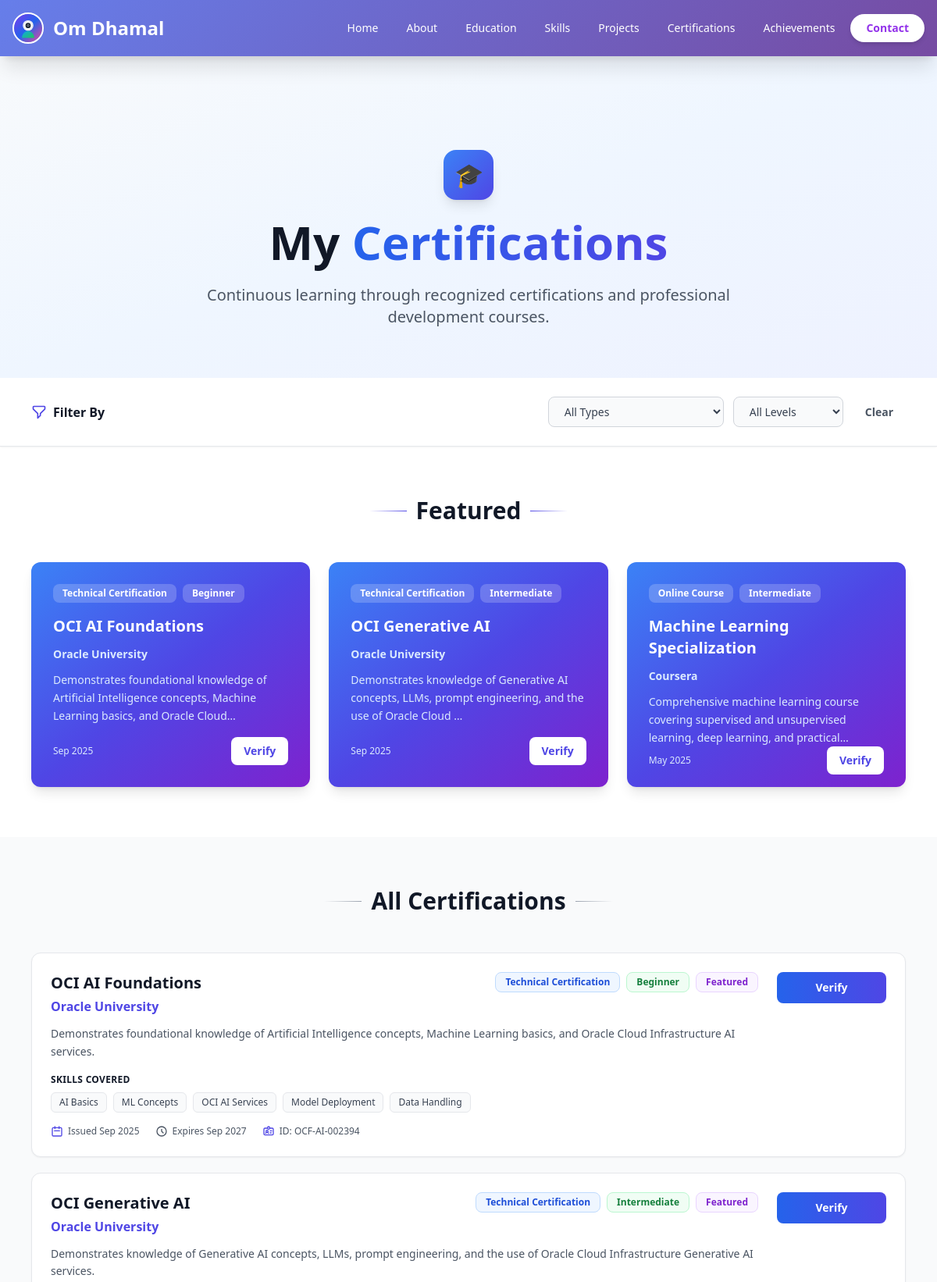
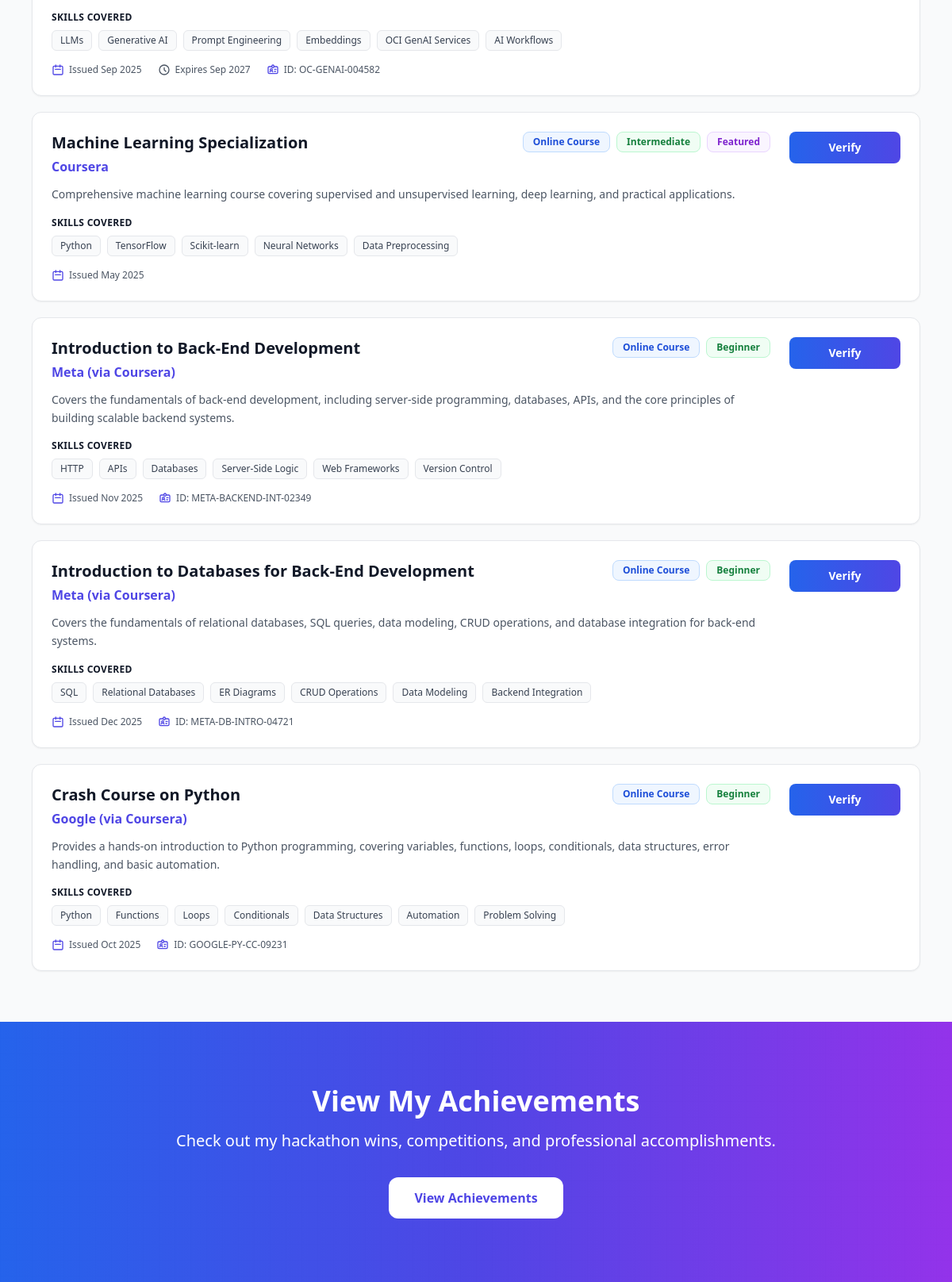
Page /certifications/ on the committed database (2 pictures, top to bottom).
### portfolio_app/models.py (models this page shows, shortened)
class Certification(models.Model):
    TYPE_CHOICES = [
        ('foundational', 'Foundational Certification'),
        ('associate', 'Associate Certification'),
        ('technical', 'Technical Certification'),
        ('professional', 'Professional Certification'),
        ('university', 'University Course'),
        ('online', 'Online Course'),
        ('course_completion', 'Course Completion'),
    ]
    LEVEL_CHOICES = [
        ('beginner', 'Beginner'),
        ('intermediate', 'Intermediate'),
        ('advanced', 'Advanced'),
        ('expert', 'Expert'),
    ]
    title = models.CharField(max_length=200)
    issuing_organization = models.CharField(max_length=200)
    issue_date = models.DateField()
    expiration_date = models.DateField(blank=True, null=True)
    credential_id = models.CharField(max_length=100, blank=True, null=True)
    credential_url = models.URLField(blank=True, null=True)
    certificate_image = models.ImageField(upload_to='certificates/', blank=True, null=True)
    certification_type = models.CharField(max_length=20, choices=TYPE_CHOICES, default='technical')
    skill_level = models.CharField(max_length=20, choices=LEVEL_CHOICES, default='intermediate')
    description = models.TextField(blank=True, null=True)
    skills_covered = models.TextField(help_text="Comma-separated list of skills covered", blank=True, null=True)
    display_order = models.IntegerField(default=0)
    featured = models.BooleanField(default=False)
    is_active = models.BooleanField(default=True)
    created_at = models.DateTimeField(auto_now_add=True)
    updated_at = models.DateTimeField(auto_now=True)
    class Meta:
        ordering = ['display_order', '-issue_date']
        verbose_name_plural = "Certifications"
    def is_expired(self):
        if self.expiration_date:
            from django.utils import timezone
            return self.expiration_date < timezone.now().date()
        return False
    def is_expiring_soon(self):
        if self.expiration_date:
            from django.utils import timezone
            from datetime import timedelta
            return self.expiration_date <= timezone.now().date() + timedelta(days=90)
        return False
    def get_skills_list(self):
        if self.skills_covered:
            return [skill.strip() for skill in self.skills_covered.split(',') if skill.strip()]
        return []

### portfolio_app/views.py (the view)
# urls.py: path('certifications/', views.certifications, name='certifications'),
def certifications(request):
    cert_type = request.GET.get('type', '')
    level = request.GET.get('level', '')
    certifications_list = Certification.objects.filter(is_active=True)
    if cert_type:
        certifications_list = certifications_list.filter(certification_type=cert_type)
    if level:
        certifications_list = certifications_list.filter(skill_level=level)
    featured_certifications = certifications_list.filter(featured=True)
    context = {
        'certifications': certifications_list,
        'featured_certifications': featured_certifications,
        'cert_types': Certification.TYPE_CHOICES,
        'level_choices': Certification.LEVEL_CHOICES,
        'current_type': cert_type,
        'current_level': level,
    }
    return render(request, 'certifications.html', context)

### portfolio_app/templates/certifications.html (shortened to what this page needs)
{% extends 'base.html' %}
{% block content %}
<section class="pt-32 pb-16 bg-gradient-to-br from-slate-50 via-blue-50 to-indigo-50 relative overflow-hidden">
    <div class="absolute inset-0 bg-grid-pattern opacity-5"></div>
    <div class="max-w-6xl mx-auto px-4 text-center relative z-10">
        <div class="inline-block mb-6" data-aos="fade-down">
            <div class="w-16 h-16 bg-gradient-to-br from-blue-500 to-indigo-600 rounded-2xl flex items-center justify-center shadow-lg">
                <span class="text-3xl">🎓</span>
            </div>
        </div>
        <h1 class="text-5xl md:text-6xl font-bold text-gray-900 mb-6" data-aos="fade-up">
            My <span class="bg-gradient-to-r from-blue-600 to-indigo-600 bg-clip-text text-transparent">Certifications</span>
        </h1>
        <p class="text-xl text-gray-600 max-w-2xl mx-auto" data-aos="fade-up" data-aos-delay="100">
            Continuous learning through recognized certifications and professional development courses.
        </p>
    </div>
</section>
<section class="py-6 bg-white border-b border-gray-200 sticky top-0 z-40 shadow-sm">
    <div class="max-w-6xl mx-auto px-4">
        <div class="flex flex-col md:flex-row gap-4 justify-between items-center">
            <h3 class="text-base font-bold text-gray-900 flex items-center gap-2">
                Filter By
            </h3>
            <div class="flex flex-wrap gap-3">
                <select id="typeFilter" class="bg-gray-50 border border-gray-300 rounded-lg px-4 py-2 text-sm focus:outline-none focus:ring-2 focus:ring-indigo-500 focus:border-transparent transition font-medium text-gray-700">
                    <option value="">All Types</option>
                </select>
                <select id="levelFilter" class="bg-gray-50 border border-gray-300 rounded-lg px-4 py-2 text-sm focus:outline-none focus:ring-2 focus:ring-indigo-500 focus:border-transparent transition font-medium text-gray-700">
                    <option value="">All Levels</option>
                </select>
                <button id="clearFilters" class="text-gray-600 hover:text-indigo-600 font-semibold transition text-sm px-4 py-2 hover:bg-gray-50 rounded-lg">
                    Clear
                </button>
            </div>
        </div>
    </div>
</section>
{% if featured_certifications %}
<section class="py-16 bg-white">
    <div class="max-w-6xl mx-auto px-4">
        <div class="flex items-center justify-center gap-3 mb-12" data-aos="fade-up">
            <div class="h-px w-12 bg-gradient-to-r from-transparent to-indigo-600"></div>
            <h2 class="text-3xl font-bold text-gray-900">Featured</h2>
            <div class="h-px w-12 bg-gradient-to-l from-transparent to-indigo-600"></div>
        </div>
        <div class="grid grid-cols-1 md:grid-cols-2 lg:grid-cols-3 gap-6">
            {% for cert in featured_certifications %}
            <div class="group bg-gradient-to-br from-blue-500 via-indigo-600 to-purple-700 rounded-xl text-white overflow-hidden shadow-lg hover:shadow-2xl transform hover:-translate-y-1 transition duration-300" data-aos="fade-up" data-aos-delay="{{ forloop.counter0|add:100 }}">
                <div class="p-7 h-72 flex flex-col justify-between relative">
                    <div class="relative z-10">
                        <div class="flex gap-2 mb-4">
                            <span class="bg-white/20 backdrop-blur-sm px-3 py-1 rounded-lg text-xs font-bold">
                                {{ cert.get_certification_type_display }}
                            </span>
                            <span class="bg-white/20 backdrop-blur-sm px-3 py-1 rounded-lg text-xs font-bold">
                                {{ cert.get_skill_level_display }}
                            </span>
                        </div>
                        <h3 class="text-xl font-bold mb-3 line-clamp-2">{{ cert.title }}</h3>
                        <p class="text-blue-100 font-semibold mb-3 text-sm">{{ cert.issuing_organization }}</p>
                        <p class="text-blue-100 text-sm leading-relaxed line-clamp-3">{{ cert.description|truncatewords:15 }}</p>
                    </div>
                    <div class="flex justify-between items-center relative z-10">
                        <span class="text-blue-100 text-xs font-medium">
                            {{ cert.issue_date|date:"M Y" }}
                        </span>
                        {% if cert.credential_url %}
                        <a href="{{ cert.credential_url }}" target="_blank" class="bg-white text-indigo-600 px-4 py-2 rounded-lg font-bold hover:bg-gray-50 transition text-sm">
                            Verify
                        </a>
                        {% endif %}
                    </div>
                </div>
            </div>
            {% endfor %}
        </div>
    </div>
</section>
{% endif %}
<section class="py-16 bg-gray-50">
    <div class="max-w-6xl mx-auto px-4">
        <div class="flex items-center justify-center gap-3 mb-12" data-aos="fade-up">
            <div class="h-px w-12 bg-gradient-to-r from-transparent to-gray-400"></div>
            <h2 class="text-3xl font-bold text-gray-900">All Certifications</h2>
            <div class="h-px w-12 bg-gradient-to-l from-transparent to-gray-400"></div>
        </div>
        <div class="space-y-5">
            {% for cert in certifications %}
            <div class="group bg-white rounded-xl shadow-sm p-6 border border-gray-200 hover:border-indigo-300 hover:shadow-md transition duration-300" data-aos="fade-up" data-aos-delay="{{ forloop.counter0|add:50 }}">
                <div class="flex flex-col lg:flex-row gap-6">
                    <div class="flex-1">
                        <div class="flex flex-wrap gap-3 items-start justify-between mb-3">
                            <div>
                                <h3 class="text-xl font-bold text-gray-900 mb-1 group-hover:text-indigo-600 transition">{{ cert.title }}</h3>
                                <p class="text-base text-indigo-600 font-semibold">{{ cert.issuing_organization }}</p>
                            </div>
                            <div class="flex flex-wrap gap-2">
                                <span class="bg-blue-50 text-blue-700 text-xs font-bold px-3 py-1 rounded-lg border border-blue-200">
                                    {{ cert.get_certification_type_display }}
                                </span>
                                <span class="bg-green-50 text-green-700 text-xs font-bold px-3 py-1 rounded-lg border border-green-200">
                                    {{ cert.get_skill_level_display }}
                                </span>
                                {% if cert.featured %}
                                <span class="bg-purple-50 text-purple-700 text-xs font-bold px-3 py-1 rounded-lg border border-purple-200">
                                    Featured
                                </span>
                                {% endif %}
                            </div>
                        </div>
                        <p class="text-gray-600 text-sm mb-4 leading-relaxed">{{ cert.description }}</p>
                        {% if cert.get_skills_list %}
                        <div class="mb-4">
                            <h4 class="font-semibold text-gray-900 mb-2 text-xs uppercase tracking-wide">Skills Covered</h4>
                            <div class="flex flex-wrap gap-2">
                                {% for skill in cert.get_skills_list %}
                                <span class="bg-gray-50 text-gray-700 text-xs font-medium px-2.5 py-1 rounded-md border border-gray-200">{{ skill }}</span>
                                {% endfor %}
                            </div>
                        </div>
                        {% endif %}
                        <div class="flex flex-wrap gap-5 text-xs text-gray-600">
                            <div class="flex items-center gap-1.5">
                                <svg class="w-4 h-4 text-indigo-600" fill="none" stroke="currentColor" viewBox="0 0 24 24">
                                    <path stroke-linecap="round" stroke-linejoin="round" stroke-width="2" d="M8 7V3m8 4V3m-9 8h10M5 21h14a2 2 0 002-2V7a2 2 0 00-2-2H5a2 2 0 00-2 2v12a2 2 0 002 2z"></path>
                                </svg>
                                <span class="font-medium">Issued {{ cert.issue_date|date:"M Y" }}</span>
                            </div>
                            {% if cert.expiration_date %}
                            <div class="flex items-center gap-1.5 {% if cert.is_expiring_soon %}text-orange-600{% elif cert.is_expired %}text-red-600{% endif %}">
                                <svg class="w-4 h-4" fill="none" stroke="currentColor" viewBox="0 0 24 24">
                                    <path stroke-linecap="round" stroke-linejoin="round" stroke-width="2" d="M12 8v4l3 3m6-3a9 9 0 11-18 0 9 9 0 0118 0z"></path>
                                </svg>
                                <span class="font-medium">Expires {{ cert.expiration_date|date:"M Y" }}</span>
                            </div>
                            {% endif %}
                            {% if cert.credential_id %}
                            <div class="flex items-center gap-1.5">
                                <span class="font-medium">ID: {{ cert.credential_id }}</span>
                            </div>
                            {% endif %}
                        </div>
                    </div>
                    <div class="flex flex-row lg:flex-col gap-2.5 lg:min-w-[140px]">
                        {% if cert.credential_url %}
                        <a href="{{ cert.credential_url }}" target="_blank" class="bg-gradient-to-r from-blue-600 to-indigo-600 text-white px-5 py-2.5 rounded-lg font-semibold hover:shadow-lg transform hover:-translate-y-0.5 transition text-center text-sm whitespace-nowrap">
                            Verify
                        </a>
                        {% endif %}
                    </div>
                </div>
            </div>
            {% endfor %}
        </div>
    </div>
</section>
<section class="py-20 bg-gradient-to-r from-blue-600 via-indigo-600 to-purple-600 text-white relative overflow-hidden">
    <div class="absolute inset-0 bg-grid-pattern opacity-10"></div>
    <div class="max-w-4xl mx-auto text-center px-4 relative z-10">
        <h2 class="text-3xl md:text-4xl font-bold mb-4" data-aos="fade-up">View My Achievements</h2>
        <p class="text-lg md:text-xl mb-8 opacity-90" data-aos="fade-up" data-aos-delay="100">
            Check out my hackathon wins, competitions, and professional accomplishments.
        </p>
        <div class="flex flex-col sm:flex-row gap-4 justify-center" data-aos="fade-up" data-aos-delay="200">
            <a href="{% url 'achievements' %}" class="bg-white text-indigo-600 px-8 py-3.5 rounded-xl font-semibold hover:bg-gray-50 hover:shadow-xl transform hover:-translate-y-1 transition">
                View Achievements
            </a>
        </div>
    </div>
</section>
{% endblock %}

### rows in the picture
Certification: certification_type "Technical Certification", skill_level "Beginner", title "OCI AI Foundations", issuing_organization "Oracle University", description "Demonstrates foundational knowledge of Artificial Intelligence concepts, Machine Learning basics, and Oracle…", issue_date "Sep 2025", featured "Featured", description "Demonstrates foundational knowledge of Artificial Intelligence concepts, Machine Learning basics, and Oracle Cloud Infrastructure AI services.", get_skills_list "AI Basics" "ML Concepts" "OCI AI Services" "Model Deployment" "Data Handling", expiration_date "Sep 2027", credential_id "OCF-AI-002394"
Certification: certification_type "Technical Certification", skill_level "Intermediate", title "OCI Generative AI", issuing_organization "Oracle University", description "Demonstrates knowledge of Generative AI concepts, LLMs, prompt engineering, and the use of Oracle Cloud …", issue_date "Sep 2025", featured "Featured", description "Demonstrates knowledge of Generative AI concepts, LLMs, prompt engineering, and the use of Oracle Cloud Infrastructure Generative AI services.", get_skills_list "LLMs" "Generative AI" "Prompt Engineering" "Embeddings" "OCI GenAI Services" "AI Workflows", expiration_date "Sep 2027", credential_id "OC-GENAI-004582"
Certification: certification_type "Online Course", skill_level "Intermediate", title "Machine Learning Specialization", issuing_organization "Coursera", description "Comprehensive machine learning course covering supervised and unsupervised learning, deep learning, and…", issue_date "May 2025", featured "Featured", description "Comprehensive machine learning course covering supervised and unsupervised learning, deep learning, and practical applications.", get_skills_list "Python" "TensorFlow" "Scikit-learn" "Neural Networks" "Data Preprocessing"
Certification: title "Introduction to Back-End Development", issuing_organization "Meta (via Coursera)", certification_type "Online Course", skill_level "Beginner", description "Covers the fundamentals of back-end development, including server-side programming, databases, APIs, and the core principles of building scalable backend systems.", get_skills_list "HTTP" "APIs" "Databases" "Server-Side Logic" "Web Frameworks" "Version Control", issue_date "Nov 2025", credential_id "META-BACKEND-INT-02349"
Certification: title "Introduction to Databases for Back-End Development", issuing_organization "Meta (via Coursera)", certification_type "Online Course", skill_level "Beginner", description "Covers the fundamentals of relational databases, SQL queries, data modeling, CRUD operations, and database integration for back-end systems.", get_skills_list "SQL" "Relational Databases" "ER Diagrams" "CRUD Operations" "Data Modeling" "Backend Integration", issue_date "Dec 2025", credential_id "META-DB-INTRO-04721"
Certification: title "Crash Course on Python", issuing_organization "Google (via Coursera)", certification_type "Online Course", skill_level "Beginner", description "Provides a hands-on introduction to Python programming, covering variables, functions, loops, conditionals, data structures, error handling, and basic automation.", get_skills_list "Python" "Functions" "Loops" "Conditionals" "Data Structures" "Automation" "Problem Solving", issue_date "Oct 2025", credential_id "GOOGLE-PY-CC-09231"
